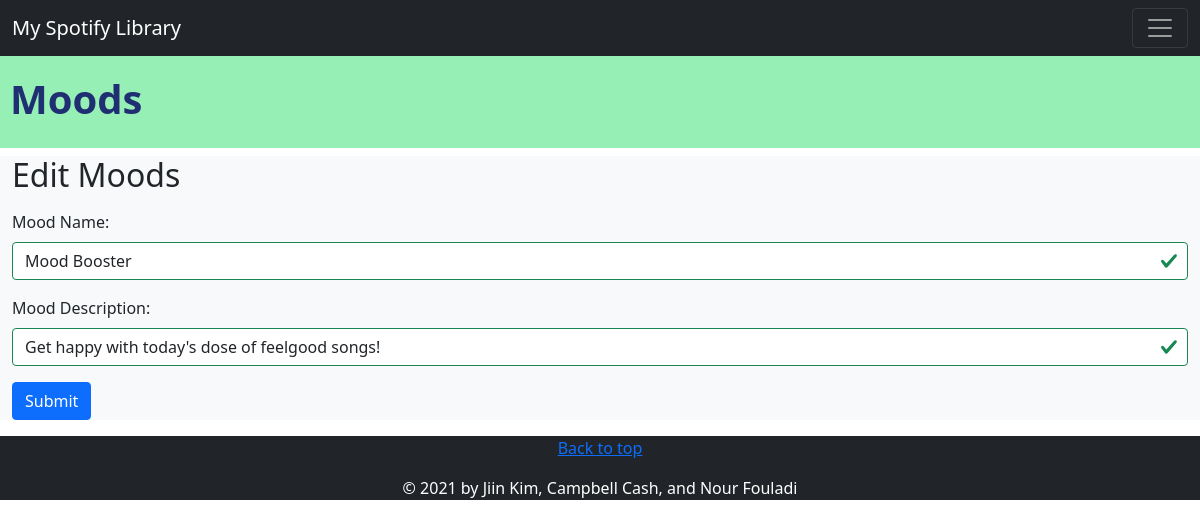
The page /edit_mood.php?id=1 on the database its author committed.
### tables this page shows
CREATE TABLE `mood` (
 `mood_id` int NOT NULL AUTO_INCREMENT,
 `mood_name` varchar(45) NOT NULL,
 `mood_description` varchar(500) NOT NULL,
 PRIMARY KEY (`mood_id`),
 UNIQUE KEY `mood_id_UNIQUE` (`mood_id`),
 UNIQUE KEY `mood_name_UNIQUE` (`mood_name`),
 UNIQUE KEY `mood_description_UNIQUE` (`mood_description`)
);

### edit_mood.php (the view, shortened to what this page needs)
<!DOCTYPE html>
<html lang="en">
<head>
    <link href="https://cdn.jsdelivr.net/npm/bootstrap@5.1.3/dist/css/bootstrap.min.css" rel="stylesheet">
    <link rel="stylesheet" href="css/main.css">
</head>
<body>
    <h1 id="moods-header"><strong>Moods</strong></h1>
    <div class="container-fluid container-xxl bg-light">
        <nav class="navbar navbar-expand-xxl bg-dark navbar-dark fixed-top">
            <div class="container-fluid">
                <a class="navbar-brand" href="#">My Spotify Library</a>
                <button class="navbar-toggler" type="button" data-bs-toggle="collapse" data-bs-target="#collapsibleNavbar">
                    <span class="navbar-toggler-icon"></span>
                </button>
            </div>
        </nav>
        <h2>Edit Moods</h2>
        <?php
            if ( (isset($_GET['id'])) && (is_numeric($_GET['id'])) ) {
                $id = $_GET['id'];
            } elseif ( (isset($_POST['id'])) && (is_numeric($_POST['id'])) ) {
                $id = $_POST['id'];
            }
            include('mysqli_connect_to_myspotify.php');
            $query = "
                SELECT mood_name,
                       mood_description
                FROM mood
                WHERE mood_id = $id
            ";
            $result = @mysqli_query ($dbc, $query);
            if (mysqli_num_rows($result) == 1) {
                $row = mysqli_fetch_array ($result);
                echo '
                    <form action="edit_mood.php" method="post" class="was-validated">
                        <div class="mb-3 mt-3">
                            <label for="Mood Name" class="form-label">Mood Name:</label>
                            <input type="text" class="form-control" id="name" placeholder="Enter name" name="mood_name" value="' . $row[0] . '" required>
                        </div>
                        <div class="mb-3">
                            <label for="Mood Description" class="form-label">Mood Description:</label>
                            <input type="text" class="form-control" id="description" placeholder="Enter description" name="mood_description" value="' . $row[1] . '" required>
                        </div>
                        <input type="hidden" name="id" value="' . $id . '" />
                        <p><button type="submit" class="btn btn-primary">Submit</button></p>
                    </form>
                ';
            } else {
                echo '
                    <div class="alert alert-warning">
                        <strong>Page Error!</strong> This page has been accessed in error. Not a valid mood ID.
                    </div>
                ';
            }
        ?>
    </div>
    <footer class="bg-dark text-white text-center">
        <div class="container">
            <p class="float-right">
                <a href="#moods-header">Back to top</a>
            </p>
            <p class="text-center">© 2021 by Jiin Kim, Campbell Cash, and Nour Fouladi</p>
        </div>
    </footer>
</body>
</html>

### css/main.css (style rules this page uses)
#moods-header { background-color: #96F0B6; color: #202F72; padding-top: 25px; padding-left: 10px; padding-bottom: 25px; margin-top: 50px }

### rows shown on the page
mood: mood_name "Mood Booster", mood_description "Get happy with today's dose of feelgood songs!"
